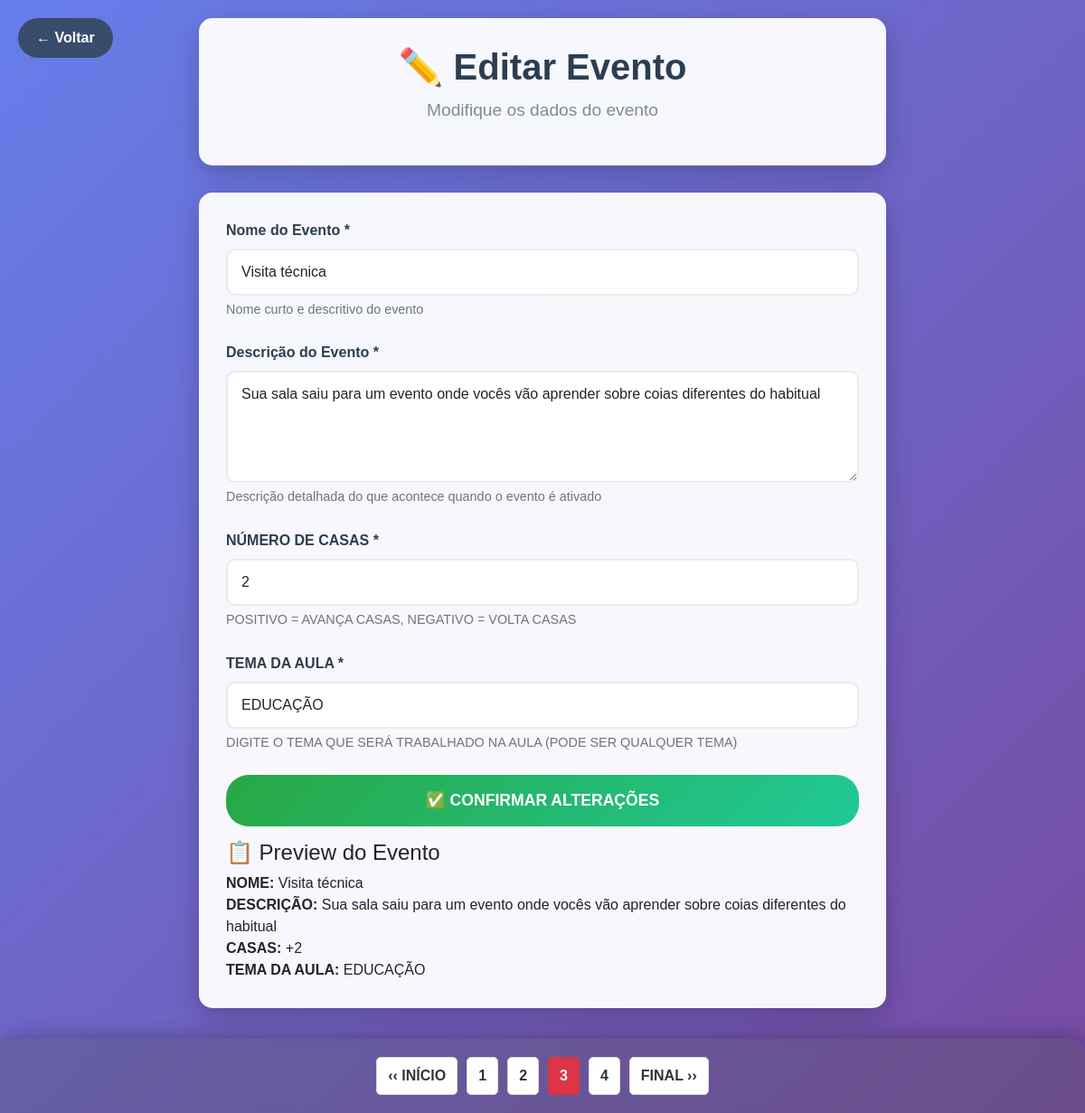
Page /Adm/editarEvento.php?id=1 (signed in) on the committed database.
### tables this page shows
CREATE TABLE `tbevento` (
  `idEvento` int(11) NOT NULL,
  `nomeEvento` varchar(50) NOT NULL,
  `descricaoEvento` varchar(255) NOT NULL,
  `modificadorEvento` varchar(120) NOT NULL,
  `dificuldadeEvento` varchar(10) NOT NULL,
  `temaAula` varchar(50) DEFAULT NULL,
  `impactoEvento` varchar(50) NOT NULL,
  `casaEvento` int(100) NOT NULL
);

### Adm/editarEvento.php (the view, shortened to what this page needs)
<?php include('../banco/conexao.php'); include('../includes/verificar_login.php');?>
<?php
$id = $_GET['id'] ?? null;
$stmt = $pdo->prepare("SELECT * FROM tbevento WHERE idEvento = ?");
$stmt->execute([$id]);
$evento = $stmt->fetch(PDO::FETCH_ASSOC);
?>
<!DOCTYPE html>
<html lang="pt-BR">
<head>
    <link href="https://cdn.jsdelivr.net/npm/bootstrap@5.3.7/dist/css/bootstrap.min.css" rel="stylesheet">
    <link rel="stylesheet" href="./css/editarEvento.css">
</head>
<body>
    <a href="gerenciarEventos.php" class="back-btn">← Voltar</a>
    <div class="admin-container">
        <div class="admin-header">
            <h1 class="admin-title">✏️ Editar Evento</h1>
            <p class="admin-subtitle">Modifique os dados do evento</p>
        </div>
        <div class="form-section">
            <form method="POST">
                <div class="form-group">
                    <label for="nomeEvento" class="form-label">Nome do Evento *</label>
                    <input type="text" class="form-control" id="nomeEvento" name="nomeEvento"
                           value="<?php echo htmlspecialchars($evento['nomeEvento']); ?>"
                           placeholder="Ex: Acesso ao SUS" required>
                    <div class="help-text">Nome curto e descritivo do evento</div>
                </div>
                <div class="form-group">
                    <label for="descricaoEvento" class="form-label">Descrição do Evento *</label>
                    <textarea class="form-control" id="descricaoEvento" name="descricaoEvento"
                              rows="4" placeholder="Descreva o que acontece no evento..." required><?php echo htmlspecialchars($evento['descricaoEvento']); ?></textarea>
                    <div class="help-text">Descrição detalhada do que acontece quando o evento é ativado</div>
                </div>
                <div class="form-group">
                    <label for="casaEvento" class="form-label">NÚMERO DE CASAS *</label>
                    <input type="number" class="form-control" id="casaEvento" name="casaEvento"
                           value="<?php echo $evento['casaEvento']; ?>"
                           placeholder="Ex: 2 ou -2" required>
                    <div class="help-text">POSITIVO = AVANÇA CASAS, NEGATIVO = VOLTA CASAS</div>
                </div>
                 <div class="form-group">
                     <label for="temaAula" class="form-label">TEMA DA AULA *</label>
                     <input type="text" class="form-control" id="temaAula" name="temaAula"
                            value="<?php echo htmlspecialchars($evento['temaAula'] ?? ''); ?>"
                            placeholder="Ex: SUS, DROGAS, EDUCAÇÃO, etc..." required>
                     <div class="help-text">DIGITE O TEMA QUE SERÁ TRABALHADO NA AULA (PODE SER QUALQUER TEMA)</div>
                 </div>
                 <button type="button" class="btn-confirm" onclick="confirmarAlteracoes()">✅ CONFIRMAR ALTERAÇÕES</button>
            </form>
            <div class="preview-section">
                <h4 class="preview-title">📋 Preview do Evento</h4>
                 <div class="preview-item">
                     <strong>NOME:</strong> <span id="preview-nome"><?php echo htmlspecialchars($evento['nomeEvento']); ?></span><br>
                     <strong>DESCRIÇÃO:</strong> <span id="preview-descricao"><?php echo htmlspecialchars($evento['descricaoEvento']); ?></span><br>
                     <strong>CASAS:</strong> <span id="preview-casas"><?php echo $evento['casaEvento'] > 0 ? '+' . $evento['casaEvento'] : $evento['casaEvento']; ?></span><br>
                     <strong>TEMA DA AULA:</strong> <span id="preview-tema"><?php echo htmlspecialchars($evento['temaAula'] ?? 'Não definido'); ?></span>
                 </div>
            </div>
        </div>
        <br><br><br><br>
        <div class="pagination-section">
            <div class="pagination-container">
                <div class="pagination-nav">
                    <a href="index.php" class="pagination-btn">‹‹ INÍCIO</a>
                    <a href="index.php" class="pagination-btn">1</a>
                    <a href="cadastrarEvento.php" class="pagination-btn">2</a>
                    <a href="gerenciarEventos.php" class="pagination-btn active">3</a>
                    <a href="configurarPartida.php" class="pagination-btn">4</a>
                    <a href="configurarPartida.php" class="pagination-btn">FINAL ››</a>
                </div>
            </div>
        </div>
    </div>
</body>
</html>

### Adm/css/editarEvento.css (style rules this page uses)
body { background: linear-gradient(135deg, #667eea 0%, #764ba2 100%); min-height: 100vh; font-family: 'Arial', sans-serif; }
.admin-container { max-width: 800px; margin: 0 auto; padding: 20px; }
.admin-header { background: rgba(255, 255, 255, 0.95); border-radius: 15px; padding: 30px; margin-bottom: 30px; box-shadow: 0 10px 30px rgba(0, 0, 0, 0.2); text-align: center; }
.admin-title { color: #2c3e50; font-size: 2.5rem; font-weight: bold; margin-bottom: 10px; }
.admin-subtitle { color: #7f8c8d; font-size: 1.2rem; }
.form-section { background: rgba(255, 255, 255, 0.95); border-radius: 15px; padding: 30px; box-shadow: 0 10px 30px rgba(0, 0, 0, 0.2); }
.form-group { margin-bottom: 25px; }
.form-label { font-weight: bold; color: #2c3e50; margin-bottom: 8px; }
.form-control, .form-select { border: 2px solid #e9ecef; border-radius: 10px; padding: 12px 15px; font-size: 1rem; transition: border-color 0.3s ease, box-shadow 0.3s ease; }
.btn-confirm { background: linear-gradient(135deg, #28a745 0%, #20c997 100%); color: white; border: none; padding: 15px 30px; border-radius: 25px; font-weight: bold; font-size: 1.1rem; transition: transform 0.3s ease; width: 100%; margin-bottom: 15px; }
.back-btn { position: fixed; top: 20px; left: 20px; background: rgba(52, 73, 94, 0.9); color: white; border: none; padding: 10px 20px; border-radius: 25px; text-decoration: none; font-weight: bold; transition: background 0.3s ease; }
.help-text { font-size: 0.9rem; color: #6c757d; margin-top: 5px; }
.pagination-section { position: fixed; bottom: 0; left: 0; width: 100%; background: rgba(85, 85, 85, 0.29); border-radius: 15px 15px 0 0; padding: 20px; box-shadow: 0 -5px 20px rgba(0, 0, 0, 0.2); backdrop-filter: blur(6px); z-index: 1000; }
.pagination-container { display: flex; justify-content: space-around; align-items: center; flex-wrap: wrap; gap: 20px; }
.pagination-nav { display: flex; align-items: center; gap: 10px; }
.pagination-btn { background: white; border: 1px solid #ddd; color: #333; padding: 8px 12px; border-radius: 5px; text-decoration: none; font-weight: bold; transition: all 0.3s ease; cursor: pointer; }
.pagination-btn.active { background: #dc3545; color: white; border-color: #dc3545; }

### rows in the picture
tbevento: nomeEvento "Visita técnica", descricaoEvento "Sua sala saiu para um evento onde vocês vão aprender sobre coias diferentes do habitual", casaEvento "2", temaAula "EDUCAÇÃO"
